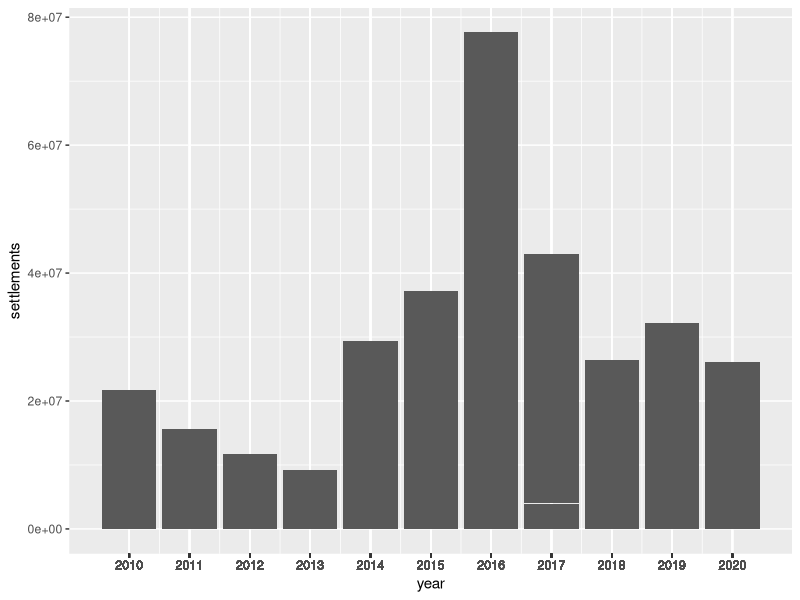

Recreate this plot in R.
library(ggplot2)
LA <- read.csv("../data/los_angeles_edited.csv")
settlements <-LA$amount_awarded
year <-(LA$calendar_year) 

LA_bar_data <- data.frame(settlements, year)
ggplot (LA_bar_data, aes(year, settlements), xlab("year"), ylab("settlements"),  
        xlim=c(2010, 2020 )) +
  geom_bar(stat = "identity") +
  scale_x_continuous(breaks= scales::pretty_breaks(), year) +
scale_x_continuous(breaks= year)





  